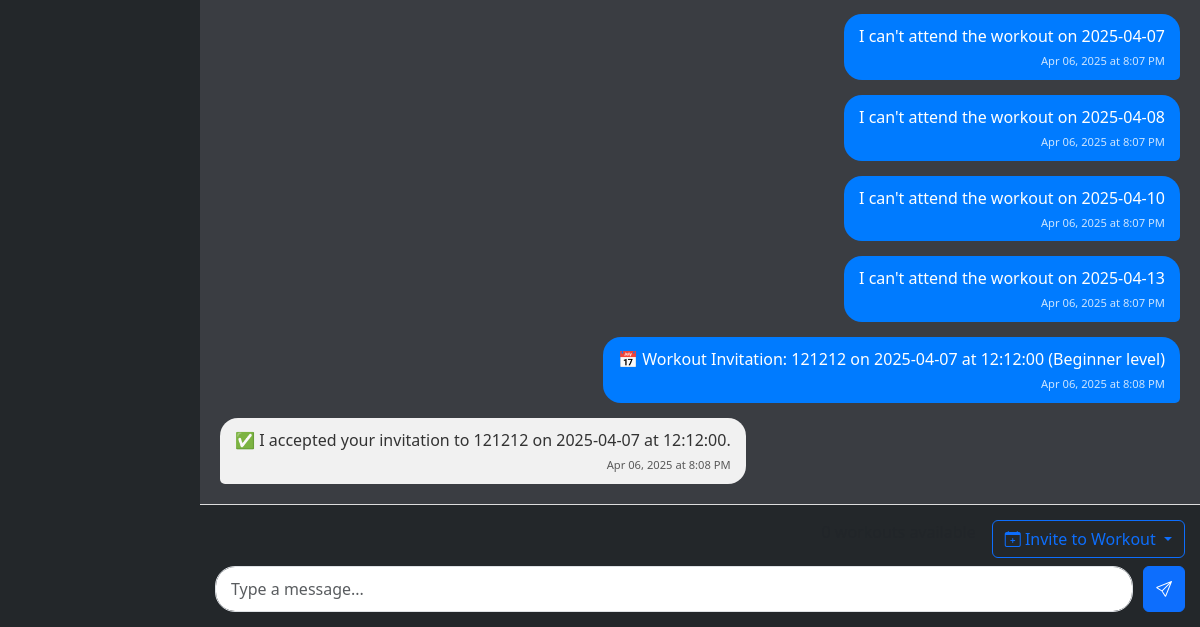
/conversation/test2/ (signed in, lower part), run on an earlier commit of the app's database.
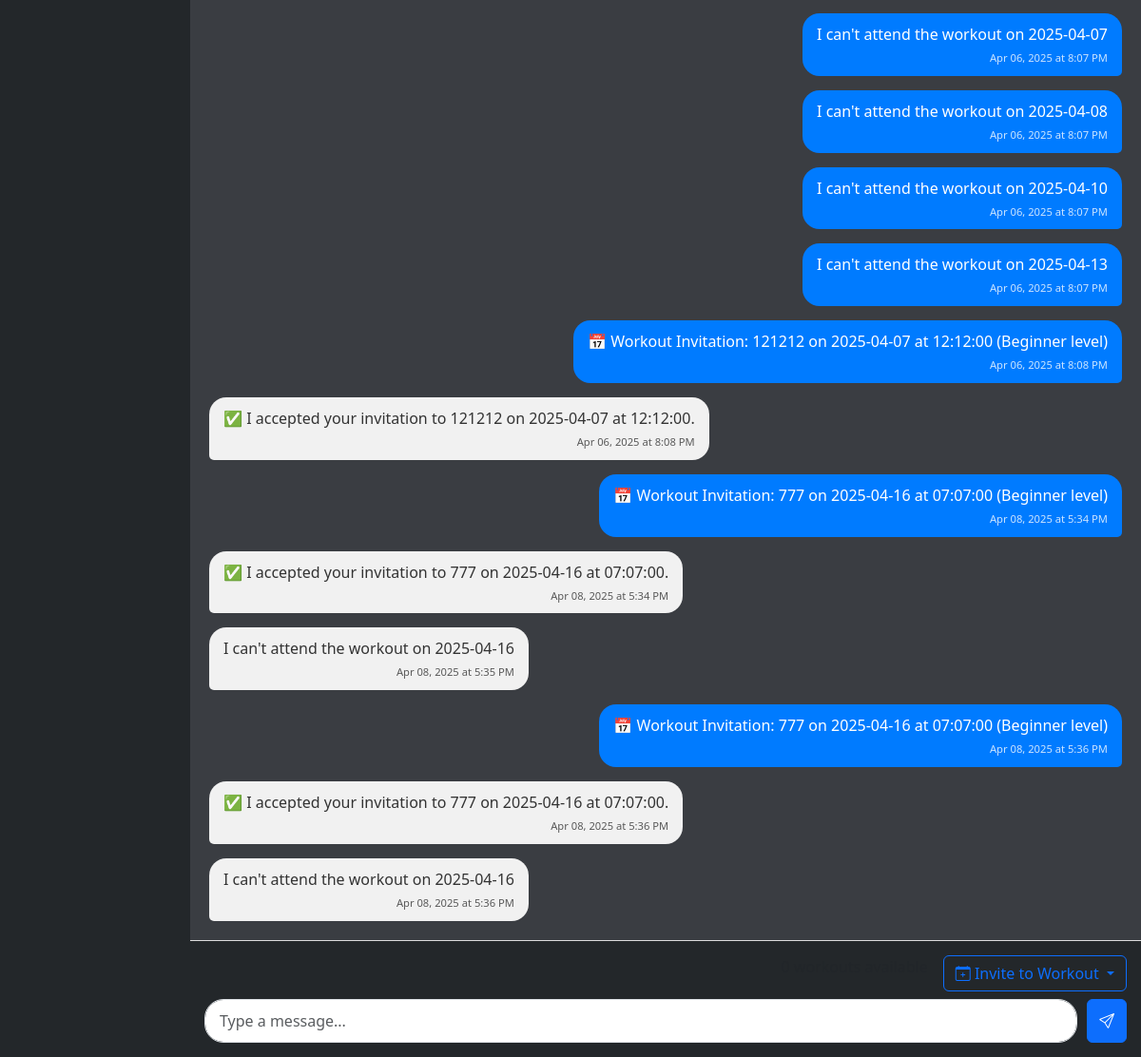
And on a later commit of the database.
### main/models.py (models this page shows, shortened)
class Message(models.Model):
    sender = models.ForeignKey(settings.AUTH_USER_MODEL, related_name='sent_messages', on_delete=models.CASCADE)
    receiver = models.ForeignKey(settings.AUTH_USER_MODEL, related_name='received_messages', on_delete=models.CASCADE)
    content = models.TextField()
    created_at = models.DateTimeField(auto_now_add=True)
    is_read = models.BooleanField(default=False)
    class Meta:
        ordering = ['-created_at']

### main/views.py (the view, shortened to what this page needs)
# urls.py: path('conversation/<str:username>/', views.conversation, name='conversation'),
@login_required(login_url='login')
def conversation(request, username):
    partner = get_object_or_404(User, username=username)
    is_friend = Friendship.objects.filter(
        Q(user1=request.user, user2=partner) | Q(user1=partner, user2=request.user)
    ).exists()
    if not is_friend:
        messages.error(request, "You can only message users who are your friends.")
        return redirect('inbox')
    messages_list = Message.objects.filter(
        Q(sender=request.user, receiver=partner) | Q(sender=partner, receiver=request.user)
    ).order_by('created_at')
    unread_messages = messages_list.filter(receiver=request.user, is_read=False)
    for msg in unread_messages:
        msg.is_read = True
        msg.save()
    user_workouts = WorkoutRequest.objects.filter(user=request.user, date__gte=timezone.now().date()).order_by('date', 'time')
    print(f"Found {user_workouts.count()} upcoming workouts for user {request.user.username}")
    all_user_workouts = WorkoutRequest.objects.filter(user=request.user)
    print(f"User has {all_user_workouts.count()} total workout requests")
    if user_workouts.count() == 0:
        user_workouts = WorkoutRequest.objects.filter(
            user=request.user,
            date__gte=timezone.now().date() - timezone.timedelta(days=7)
        ).order_by('date', 'time')
        print(f"Including recent workouts: now found {user_workouts.count()} workouts")
    context = {
        'partner': partner,
        'messages': messages_list,
        'user_workouts': user_workouts,
    }
    return render(request, 'conversation.html', context)

### templates/conversation.html (shortened to what the changed rows need)
<!DOCTYPE html>
<html lang="en">
<head>
    <link href="https://cdn.jsdelivr.net/npm/bootstrap@5.3.0/dist/css/bootstrap.min.css" rel="stylesheet">
    <link rel="stylesheet" href="https://cdn.jsdelivr.net/npm/bootstrap-icons@1.10.0/font/bootstrap-icons.css">
</head>
<body>
    <div class="container-fluid">
        <div class="row">
            <div class="col-10 main-content">
                <div class="message-container" id="messageContainer">
                    {% if messages %}
                        {% for message in messages %}
                            <div class="message {% if message.sender == request.user %}message-sent{% else %}message-received{% endif %}">
                                {% if "📅 Workout Invitation:" in message.content and message.sender != request.user %}
                                    <span class="invitation-badge">Workout Invitation</span><br>
                                    {{ message.content }}
                                    {% for invitation in message.workout_invitation.all %}
                                        {% if invitation.status == 'pending' %}
                                            <div class="workout-invitation-buttons">
                                                <form method="post" action="{% url 'respond_workout_invitation' invitation.id 'accept' %}" class="d-inline">
                                                    {% csrf_token %}
                                                    <button type="submit" class="btn btn-sm btn-success">Accept</button>
                                                </form>
                                                <form method="post" action="{% url 'respond_workout_invitation' invitation.id 'decline' %}" class="d-inline">
                                                    {% csrf_token %}
                                                    <button type="submit" class="btn btn-sm btn-outline-danger">Decline</button>
                                                </form>
                                            </div>
                                        {% elif invitation.status == 'accepted' %}
                                            <div class="badge bg-success mt-2">Accepted</div>
                                        {% elif invitation.status == 'declined' %}
                                            <div class="badge bg-danger mt-2">Declined</div>
                                        {% endif %}
                                    {% endfor %}
                                {% else %}
                                    {{ message.content }}
                                {% endif %}
                                <div class="message-time">
                                    {{ message.created_at|date:"M d, Y" }} at {{ message.created_at|time:"g:i A" }}
                                </div>
                            </div>
                        {% endfor %}
                    {% else %}
                        <div class="text-center text-muted py-5">
                            <p>No messages yet. Say hello!</p>
                        </div>
                    {% endif %}
                </div>
            </div>
        </div>
    </div>
</body>
</html>

What changed in the data, as far as the page shows it:
added Message: content "📅 Workout Invitation: 777 on 2025-04-16 at 07:07:00 (Beginner level)", created_at "Apr 08, 2025", created_at "5:34 PM"
added Message: content "✅ I accepted your invitation to 777 on 2025-04-16 at 07:07:00.", created_at "Apr 08, 2025", created_at "5:34 PM"
added Message: content "I can't attend the workout on 2025-04-16", created_at "Apr 08, 2025", created_at "5:35 PM"
added Message: content "📅 Workout Invitation: 777 on 2025-04-16 at 07:07:00 (Beginner level)", created_at "Apr 08, 2025", created_at "5:36 PM"
added Message: content "✅ I accepted your invitation to 777 on 2025-04-16 at 07:07:00.", created_at "Apr 08, 2025", created_at "5:36 PM"
added Message: content "I can't attend the workout on 2025-04-16", created_at "Apr 08, 2025", created_at "5:36 PM"
